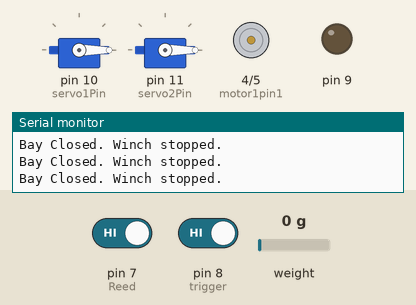
This sketch was run on a simulated Arduino Uno, built with avr-gcc and run on an emulated ATmega328P. Shown: 2 × servo, motor-driver pin pairs drawn as motors (green arrow = first pin HIGH = forward, orange = second pin HIGH = backward, longer = more drive, scaled by the enable pin), output pins drawn as LEDs (lit = HIGH), the last lines printed to the serial monitor. The test bench sets the inputs (shaded band); at power-on: pin 8 (trigger) HIGH, weight on the scale 0 g, pin 7 (Reed) HIGH.

Above: at 2.2 s.
2.3 s: pin 8 (trigger) driven LOW
At 4.0 s:
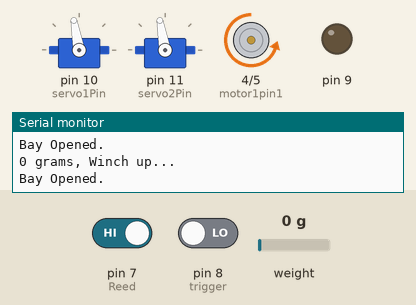
4.3 s: weight on the scale set to 93 g
5.8 s: weight on the scale set to 105 g
At 6.5 s:
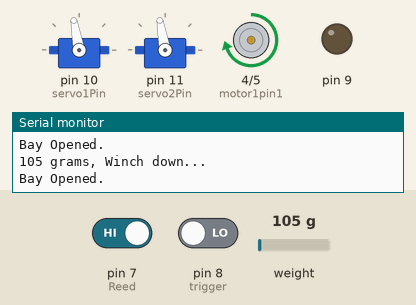
7.3 s: pin 8 (trigger) driven HIGH
At 7.9 s:
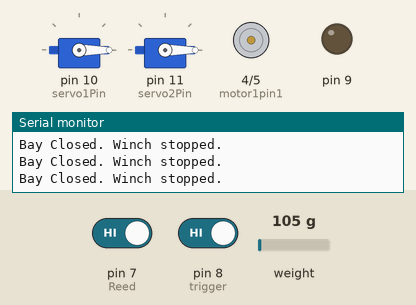
Timing chart, 0 to 9.9 s (numbered marks = the images above; inputs shaded):
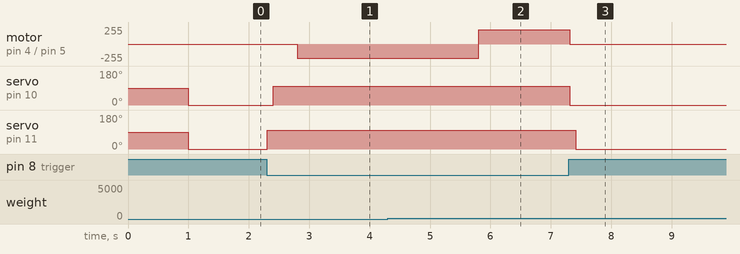

The sketch:

PDM_WHS.ino
```cpp
#include <Servo.h>
#include "HX711.h"
#define DOUT 3
#define CLK 2
#define servo1Pin 10
#define servo2Pin 11
Servo servo1;
Servo servo2;
HX711 scale;
float calibration_factor = -498; // Change this calib factor depends on your HX711 Module
int units;
int motor1pin1 = 4;
int motor1pin2 = 5;
int Reed = 7;
int trigger = 8;
int pos = 0;
const int ENA = 6;

void setup() {
  scale.begin(DOUT, CLK);
  Serial.begin(9600);
  pinMode(motor1pin1, OUTPUT);
  pinMode(motor1pin2, OUTPUT);
  pinMode(Reed, INPUT);
  pinMode(trigger, INPUT);
  pinMode(9, OUTPUT);
  servo1.attach(servo1Pin);
  servo2.attach(servo2Pin);
  scale.set_scale(calibration_factor);
  scale.tare();
  servo1.write(0);
  servo2.write(0);
}

void loop() {
  if (digitalRead(trigger)==LOW){
    analogWrite(ENA, 213  );
    Serial.println("Bay Opened. ");
    servo2.write(100);
    delay(100);
    servo1.write(100);
    delay(300);
    units = scale.get_units(), 5;
    Serial.print(units);
    Serial.print(" grams, ");
    if (units > 100) {
    digitalWrite(motor1pin1, HIGH);
    digitalWrite(motor1pin2, LOW);
    Serial.println("Winch down...");
    }
    else {
      digitalWrite(motor1pin1, LOW);
      digitalWrite(motor1pin2, HIGH);
      if (digitalRead(Reed)==LOW){
        digitalWrite(motor1pin1, LOW);
        digitalWrite(motor1pin2, LOW);
        Serial.println("Winch fully retracted");
      }
      else {
        Serial.println("Winch up...");
      }
    }
  }
  else  {
    digitalWrite(motor1pin1, LOW);
    digitalWrite(motor1pin2, LOW);
    Serial.println("Bay Closed. Winch stopped.");
    servo1.write(0);
    delay(100);
    servo2.write(0);
  }
}
```

Measured:
- the behaviour switches between 100 and 101 g on weight on the scale (found by bisection; images 1 and 2)
- after the input at 2.3 s, motor on pin 4 (motor1pin1) / pin 5 (motor1pin2): stopped → backward 213/255 after 0.51 s; servo on pin 10 (servo1Pin): 0° → 100° after 0.11 s; servo on pin 11 (servo2Pin): 0° → 100° at once
- after the input at 5.8 s, motor on pin 4 (motor1pin1) / pin 5 (motor1pin2): backward 213/255 → forward 213/255 at once
- after the input at 7.3 s, motor on pin 4 (motor1pin1) / pin 5 (motor1pin2): forward 213/255 → stopped at once; servo on pin 10 (servo1Pin): 100° → 0° at once; servo on pin 11 (servo2Pin): 100° → 0° after 0.11 s
